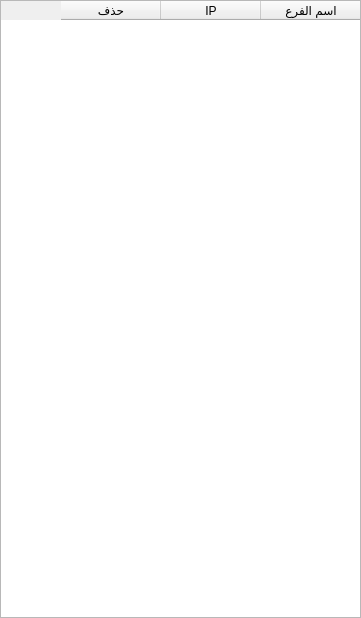
<?xml version="1.0" encoding="UTF-8"?>
<ui version="4.0">
 <class>Form</class>
 <widget class="QWidget" name="Form">
  <property name="geometry">
   <rect>
    <x>0</x>
    <y>0</y>
    <width>361</width>
    <height>618</height>
   </rect>
  </property>
  <property name="windowTitle">
   <string>كل الفروع</string>
  </property>
  <layout class="QVBoxLayout" name="verticalLayout">
   <property name="spacing">
    <number>0</number>
   </property>
   <property name="margin">
    <number>0</number>
   </property>
   <item>
    <widget class="QTableWidget" name="tableWidget">
     <property name="layoutDirection">
      <enum>Qt::RightToLeft</enum>
     </property>
     <property name="editTriggers">
      <set>QAbstractItemView::NoEditTriggers</set>
     </property>
     <column>
      <property name="text">
       <string>اسم الفرع</string>
      </property>
     </column>
     <column>
      <property name="text">
       <string>IP</string>
      </property>
     </column>
     <column>
      <property name="text">
       <string>حذف</string>
      </property>
     </column>
    </widget>
   </item>
  </layout>
 </widget>
 <resources/>
 <connections/>
</ui>
